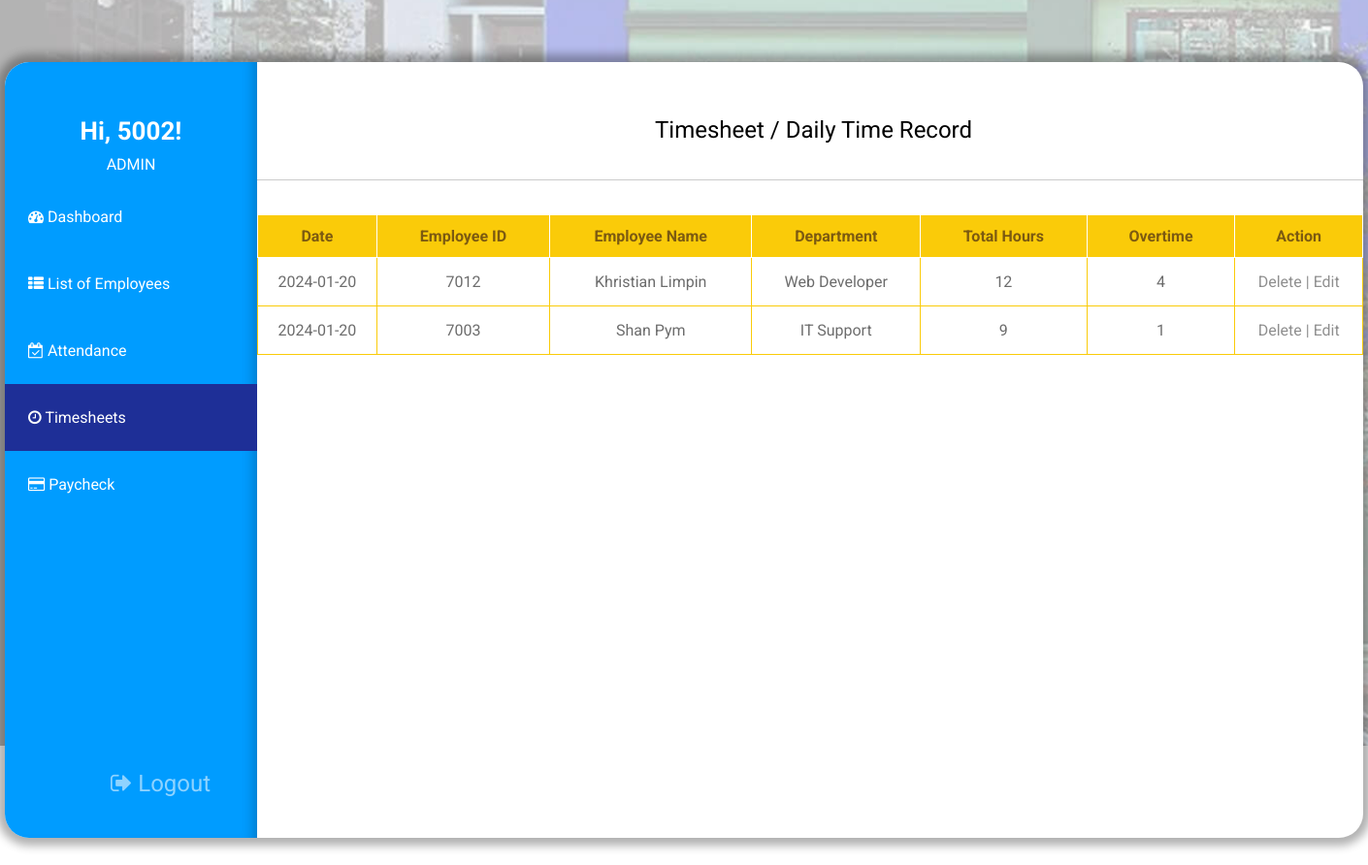
/admin/timesheet/timesheet.php (signed in), run on the app's committed database.
### tables this page shows
CREATE TABLE `attendance` (
  `ID` int(11) NOT NULL,
  `employee_id` varchar(255) NOT NULL,
  `RFID_no` varchar(255) NOT NULL,
  `employee_name` varchar(255) NOT NULL,
  `time_arrival` varchar(255) NOT NULL,
  `time_departure` varchar(255) NOT NULL,
  `e_date` varchar(255) NOT NULL,
  `total_hours` varchar(255) NOT NULL,
  `overtime` varchar(255) NOT NULL,
  `e_department` varchar(255) NOT NULL,
  `e_hourlyrates` varchar(255) NOT NULL
);

### admin/timesheet/timesheet.php (the view, shortened to what this page needs)
<?php
    include("../../dbconnection.php");
?>
<!DOCTYPE html>
<html lang="en">
<head>
    <link rel="stylesheet" href="timesheet5.css">
    <link rel="stylesheet" href="https://cdnjs.cloudflare.com/ajax/libs/font-awesome/4.7.0/css/font-awesome.min.css">
</head>
<body>
<?php
          $sql = "SELECT * FROM attendance";
          $result = $conn->query($sql);
          ?>
    <div class="admin-container">
        <div class="nav-left">
            <div class="nav-left-information">
                <div class="admin-info">
                    <h1><?php
                            echo "Hi, " . $_SESSION['id_number'] . "!";
                        ?>
                    </h1>
                <p>ADMIN</p>
                </div>
                <ul>
                <li><a href="../dashboard.php" id="dashboard"><i class="fa fa-tachometer" aria-hidden="true"></i> Dashboard</a></li>
                <li><a href="../listofemployees.php" id="employees"><i class="fa fa-th-list" aria-hidden="true"></i> List of Employees</a></li>
                <li><a href="../attendance/attendance.php" id="attendance"><i class="fa fa-calendar-check-o" aria-hidden="true"></i> Attendance</a></li>
                <li><a href="#timesheets" id="timesheets" class="active"><i class="fa fa-clock-o" aria-hidden="true"></i> Timesheets</a></li></a>
                <li><a href="../paycheck/paycheck.php" id="paycheck"><i class="fa fa-credit-card" aria-hidden="true"></i> Paycheck</a></li>
                </ul>
            </div>
            <div class="logout">
                <form action="" method="post">
                    <a href="../../logout.php"><i class="fa fa-sign-out" aria-hidden="true"></i> Logout</a>
                </form>
            </div>
        </div>
        <div class="timesheet-container">
            <div class="container-info">
                    <p>Timesheet / Daily Time Record</p>
                    <div class="divider"></div>
                    <table>
                        <tr>
                            <th>Date</th>
                            <th>Employee ID</th>
                            <th>Employee Name</th>
                            <th>Department</th>
                            <th>Total Hours</th>
                            <th>Overtime</th>
                            <th>Action</th>
                        </tr>
                    <?php
                        if($result->num_rows > 0){
                            while($row = $result->fetch_assoc()){
                        ?>
                                <tr>
                                        <td><?=$row["e_date"]?></td>
                                        <td><?=$row["employee_id"]?></td>
                                        <td><?=$row["employee_name"]?></td>
                                        <td><?=$row["e_department"]?></td>
                                        <td><?=$row["total_hours"]?></td>
                                        <td><?=$row["overtime"]?></td>
                                        <td>
                                        <a href="timedelete.php?ID=<?=$row["ID"]?>" onclick="return confirm('Do you want to delete this data?')">Delete |</a>
                                        <a href="timeedit.php?ID=<?=$row["ID"]?>">Edit</a>
                                        </td>
                                </tr>
                        <?php
            }
          }
          ?>
                </table>
            </div>
        </div>
    </div>
</body>
</html>

### admin/timesheet/timesheet5.css (style rules this page uses)
* { box-sizing: border-box; margin: 0; padding: 0; font-family: Roboto; }
.admin-container { margin: auto; margin-top: 8vh; width: 1400px; height: 800px; position: relative; background-color: white; box-shadow: 0px 0px 10px 8px #0000004f; border-radius: 25px; }
.nav-left { float: left; width: 260px; background-color: #009cff; height: 800px; border-top-left-radius: 25px; border-bottom-left-radius: 25px; box-shadow: inset -12px 0px 13px -9px rgba(0, 0, 0, 0.24); }
.admin-info { color: white; padding-top: 56px; text-align: center; }
.admin-info p { padding: 10px; }
.admin-info h1 { font-size: 26px; }
.nav-left-information ul { list-style: none; padding: 0; margin: 0; margin-bottom: 260px; }
.nav-left-information ul li a { padding-left: 24px; padding: 18px; text-decoration: none; color: white; padding-top: 25px; padding-bottom: 25px; display: inline-block; padding-left: 24px; }
.nav-left-information ul li a.active { background-color: #1e2f97; width: 260px; }
.logout a { text-decoration: none; color: rgba(255, 255, 255, 0.555); padding: 18px; margin-left: 91px; font-size: 24px; }
.timesheet-container { border-radius: 25px; width: 1140; height: 800px; overflow-y: auto; }
.container-info { text-align: center; font-size: 24px; padding-top: 56px; }
.container-info p { margin-bottom: 18px; float: left; margin-left: 410px; }
table { border-collapse: collapse; margin: auto; margin-top: 28px; border: 1px solid black; font-size: 16px; width: 100%; }
table th { border: 1px solid rgb(255, 255, 255); padding: 12px 36px; background-color: #facb09; color: #7c5a11; }
table td a { text-decoration: none; color: #03030371; }
table td { text-align: center; padding: 15px; border: 1px solid #facb09; color: rgba(0, 0, 0, 0.575); }
.divider { border-top: 1px solid rgba(0, 0, 0, 0.205); margin-bottom: 35px; margin-top: 65px; }

### data on the page
attendance: e_date "2024-01-20", employee "7012", employee_name "Khristian Limpin", e_department "Web Developer", total_hours "12", overtime "4"
attendance: e_date "2024-01-20", employee "7003", employee_name "Shan Pym", e_department "IT Support", total_hours "9", overtime "1"

### other printed values
$_SESSION['id_number'] "5002"
